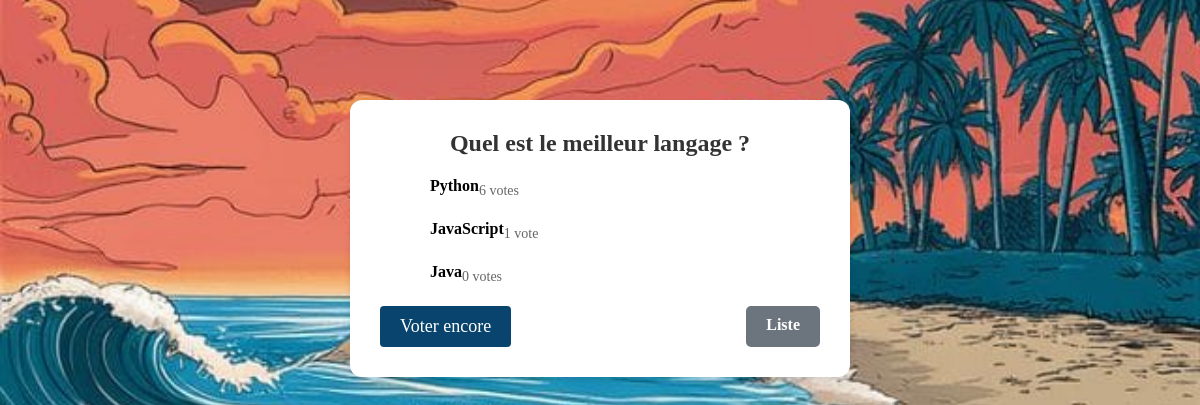
The app's page /3/results/ with its own data.
### polls/models.py (models this page shows, shortened)
class Question(models.Model):
    question_text = models.CharField(max_length=200)
    pub_date = models.DateTimeField("date published")

class Choice(models.Model):
    question = models.ForeignKey(Question, on_delete=models.CASCADE)
    choice_text = models.CharField(max_length=200)
    votes = models.IntegerField(default=0)

### polls/views.py (the view)
# urls.py: path("<int:pk>/results/", views.ResultsView.as_view(), name="results"),
class ResultsView(generic.DetailView):
    model = Question
    template_name = "polls/results.html"

### polls/templates/polls/results.html (shortened to what this page needs)
{% load static %}
<link rel="stylesheet" href="{% static 'polls/style.css' %}" />
<div class="results-container">
  <h1 class="question-title">{{ question.question_text }}</h1>
  <ul class="choice-list">
    {% for choice in question.choice_set.all %}
    <li class="choice-item">
      <div class="choice-text">{{ choice.choice_text }}</div>
      <div class="vote-count">
        {{ choice.votes }} vote{{ choice.votes|pluralize }}
      </div>
    </li>
    {% endfor %}
  </ul>
  <div class="form-actions">
    <a href="{% url 'polls:detail' question.id %}" class="vote-again-btn"
      >Voter encore</a
    >
    <a href="{% url 'polls:index' %}" class="action-button cancel-button"
      >Liste</a
    >
  </div>
</div>

### polls/static/polls/style.css (style rules this page uses)
* { margin: 0; padding: 0; box-sizing: border-box; font-family: Cambria, Cochin, Georgia, Times, "Times New Roman", serif; }
.form-actions { display: flex; justify-content: space-between; margin-top: 20px; }
.cancel-button { background-color: #6c757d; }
.action-button { padding: 10px 20px; border-radius: 5px; text-decoration: none; color: white; font-weight: bold; transition: background-color 0.3s ease; border: none; cursor: pointer; font-size: 16px; }
.choice-item { display: flex; align-items: center; }
.results-container { max-width: 500px; margin: 80px auto; padding: 30px; background-color: #ffffff; border-radius: 12px; box-shadow: 0 4px 6px rgba(0, 0, 0, 0.1); }
.question-title { font-size: 24px; color: #333; margin-bottom: 20px; text-align: center; }
.choice-list { list-style-type: none; padding: 0; }
.choice-item { margin-bottom: 20px; padding-left: 50px; }
.choice-text { font-weight: bold; margin-bottom: 5px; }
.vote-count { font-size: 14px; color: #666; margin-top: 5px; }
.vote-again-btn { align-items: center; padding: 10px 20px; color: #fff; background-color: rgb(8, 68, 109); border: none; border-radius: 4px; cursor: pointer; transition: background-color 0.3s ease; font-size: 18px; text-decoration: none; }

### records on screen
Question: question_text "Quel est le meilleur langage ?"
Choice: choice_text "Python", votes "6"
Choice: choice_text "JavaScript", votes "1"
Choice: choice_text "Java", votes "0"
